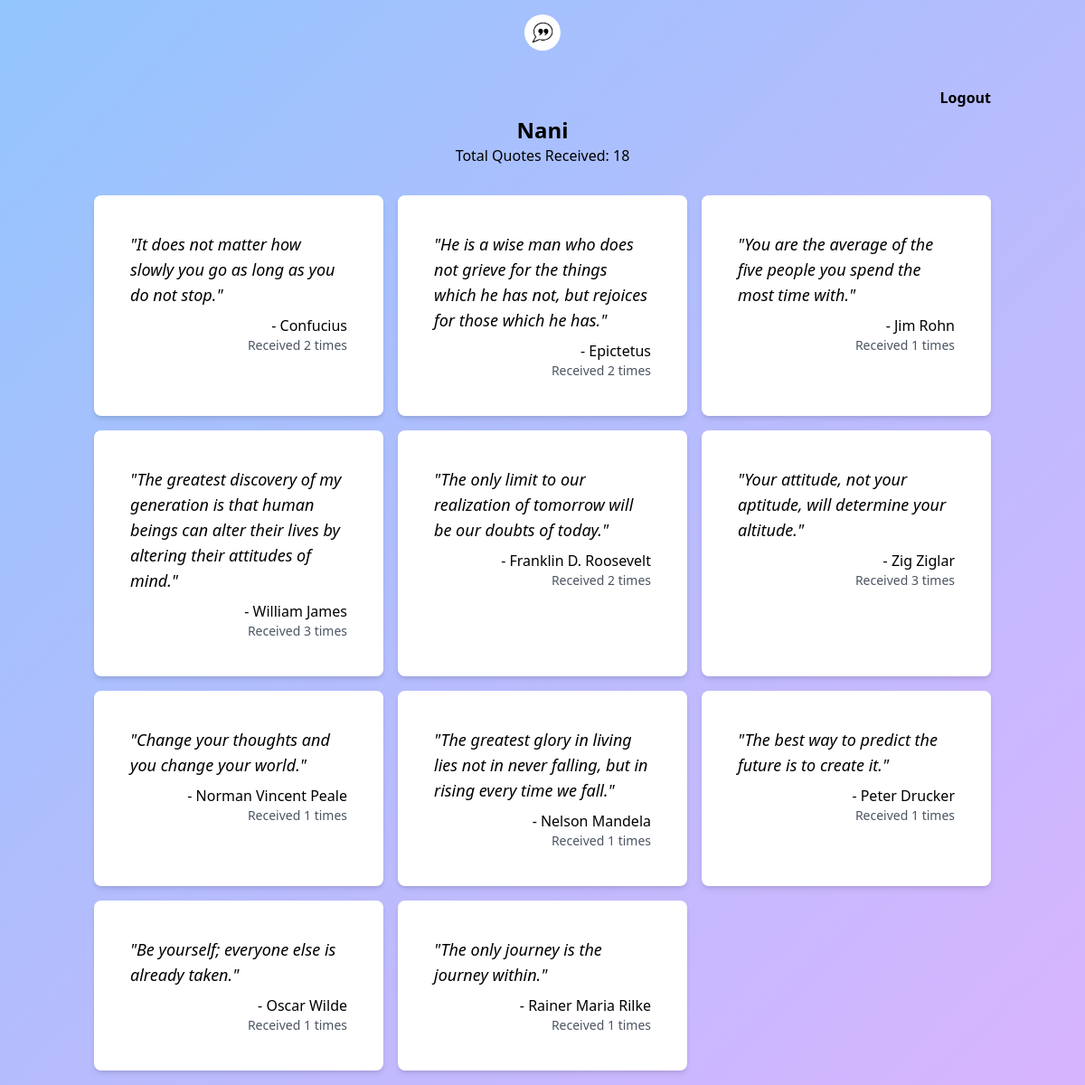
The page /profile (signed in) on the database its author committed.
### web_app/models.py (models this page shows, shortened)
class User(db.Model):
    id = db.Column(db.Integer, primary_key=True)
    username = db.Column(db.String(150), unique=True, nullable=False)
    email = db.Column(db.String(150), unique=True, nullable=False)
    password_hash = db.Column(db.String(128), nullable=False)

class Quote(db.Model):
    id = db.Column(db.Integer, primary_key=True)
    quote_text = db.Column(db.String(800), nullable=False)
    quote_author = db.Column(db.String(100), nullable=False)

### web_app/routes.py (the view)
@routes.route('/profile')
def profile():
    username = session.get('username')
    if not username:
        return redirect('/login')
    user = User.query.filter_by(username=username).first()
    if not user:
        return redirect('/login')
    quotes = UserQuote.query.filter_by(user_id=user.id).all()
    total_quotes_received = sum([quote.no_of_times_received for quote in quotes])
    quotes_data = []
    for user_quote in quotes:
        quote = Quote.query.get(user_quote.quote_id)
        quotes_data.append({
            'quote_text': quote.quote_text,
            'quote_author': quote.quote_author,
            'no_of_times_received': user_quote.no_of_times_received
        })
    return render_template("profile.html", username=username, total_quotes_received=total_quotes_received,
                           quotes_data=quotes_data)

### web_app/templates/profile.html
{% extends 'base.html' %}
{% block content %}
 <body class="bg-gradient-to-br from-blue-300 to-purple-300"></body>
    <div class="container mx-auto p-4">
        <div class="text-center">
                <a href="/" class="flex justify-center items-center">
                    <img src="{{ url_for('static', filename='quote-logo.jpg') }}" alt="Chatbot Icon" class="w-10 h-10 rounded-full mb-10">
                </a>
                <a href="/logout" class="font-semibold flex justify-end items-end">Logout</a>
            <h1 class="text-2xl font-bold mt-2">{{ username }}</h1>
            <p>Total Quotes Received: {{ total_quotes_received }}</p>
        </div>
        <div class="mt-8">
            <div class="grid grid-cols-1 md:grid-cols-2 lg:grid-cols-3 gap-4">
                {% for quote in quotes_data %}
                    <div class="bg-white p-10 rounded-lg shadow-md">
                        <p class="text-lg italic">"{{ quote.quote_text }}"</p>
                        <p class="text-right mt-2">- {{ quote.quote_author }}</p>
                        <p class="text-right text-sm text-gray-600">Received {{ quote.no_of_times_received }} times</p>
                    </div>
                {% endfor %}
            </div>
        </div>
    </div>
{% endblock %}

### web_app/templates/base.html (shortened to what this page needs)
<!DOCTYPE html>
<html lang="en">
<head>
    <link rel="stylesheet" href="{{ url_for('static', filename='output.css') }}">
</head>
{% block content %}{% endblock content %}
</body>
</html>

### rows shown on the page
User: username "Nani"
Quote: quote_text "It does not matter how slowly you go as long as you do not stop.", quote_author "Confucius", no_of_times_received "2"
Quote: quote_text "He is a wise man who does not grieve for the things which he has not, but rejoices for those which he has.", quote_author "Epictetus", no_of_times_received "2"
Quote: quote_text "You are the average of the five people you spend the most time with.", quote_author "Jim Rohn", no_of_times_received "1"
Quote: quote_text "The greatest discovery of my generation is that human beings can alter their lives by altering their attitudes of mind.", quote_author "William James", no_of_times_received "3"
Quote: quote_text "The only limit to our realization of tomorrow will be our doubts of today.", quote_author "Franklin D. Roosevelt", no_of_times_received "2"
Quote: quote_text "Your attitude, not your aptitude, will determine your altitude.", quote_author "Zig Ziglar", no_of_times_received "3"
Quote: quote_text "Change your thoughts and you change your world.", quote_author "Norman Vincent Peale", no_of_times_received "1"
Quote: quote_text "The greatest glory in living lies not in never falling, but in rising every time we fall.", quote_author "Nelson Mandela", no_of_times_received "1"
Quote: quote_text "The best way to predict the future is to create it.", quote_author "Peter Drucker", no_of_times_received "1"
Quote: quote_text "Be yourself; everyone else is already taken.", quote_author "Oscar Wilde", no_of_times_received "1"
Quote: quote_text "The only journey is the journey within.", quote_author "Rainer Maria Rilke", no_of_times_received "1"

### other values the page prints
{{ total_quotes_received }} "18"
